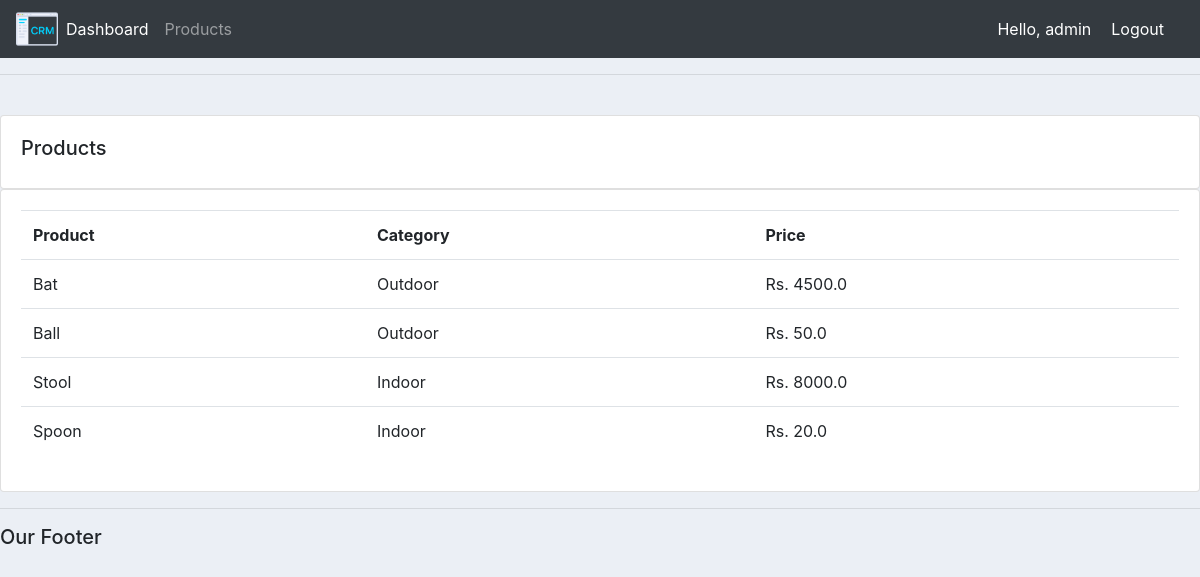
Screenshot of /products/ (signed in) with the database file from the repository.
### accounts/models.py (models this page shows, shortened)
class Product(models.Model):
    name = models.CharField(max_length=50, null=False)
    price = models.FloatField(null=False)
    CATEGORY = (
        ('Indoor', 'Indoor'),
        ('Outdoor', 'Outdoor')
    )
    category = models.CharField(max_length=50, null=True, choices=CATEGORY)
    description = models.CharField(max_length=200, null=True)
    date_created = models.DateTimeField(auto_now_add=True)
    tags = models.ManyToManyField(Tag, related_name='tag_set')

### accounts/decorators.py (the view)
        def wrapper_func(request, *args, **kwargs):
            user_groups = None
            access = False
            if request.user.groups.exists():
                user_groups = request.user.groups.all()
                user_groups_name = []
                for user_group in user_groups:
                    user_groups_name.append(user_group.name)
                    if user_group.name in allowed_roles:
                        access = True
            if access == True:
                return view_func(request, *args, **kwargs)
            else:
                return HttpResponse("Sorry! You are not authorized to view this page!")

### accounts/views.py (called while the page is built)
@login_required(login_url='login')
@authorized_users(allowed_roles = ['admin'])
def products(request):
    product_count = Product.objects.count()
    products = Product.objects.all()
    context = {
        "product_count": product_count,
        "products": products
    }
    return render(request, 'products.html', context=context)

### accounts/templates/products.html (shortened to what this page needs)
{% extends 'main.html' %}
{% block content %}
<br>
<div class = "row">
    <div class = "col-md">
        <div class = "card card-body">
            <h5>Products</h5>
        </div>
        <div class="card card-body">
            <table class="table">
                <tr>
                    <th>Product</th>
                    <th>Category</th>
                    <th>Price</th>
                </tr>
                {% if product_count > 0 %}
                {% for product in products %}
                <tr>
                    <td>{{product.name}}</td>
                    <td>{{product.category}}</td>
                    <td>Rs. {{product.price}}</td>
                </tr>
                {% endfor %}
                {% else %}
                <tr>
                    <td>NULL</td>
                    <td>NULL</td>
                    <td>NULL</td>
                </tr>
                {% endif %}
            </table>
        </div>
    </div>
</div>
{% endblock %}

### accounts/templates/navbar.html (shortened to what this page needs)
{% load static %}
<nav class="navbar navbar-expand-lg navbar navbar-dark bg-dark">
    <img src="{% static 'images/logo.png' %}" href="" alt="Image" height="42" width="42">
    <div class="collapse navbar-collapse" id="navbarNav">
      {% if request.user.is_staff %}
      <ul class="navbar-nav">
        <li class="nav-item active">
          <a class="nav-link" href="{% url 'home' %}">Dashboard<span class="sr-only">(current)</span></a>
        </li>
        <li class="nav-item">
          <a class="nav-link" href="{% url 'products' %}">Products</a>
        </li>
      </ul>
      {% else %}
      <ul class="navbar-nav">
       <li class="nav-item">
        <a class="nav-link" href="{% url 'account' %}">Settings</a>
       </li>
      </ul>
      {% endif %}
    </div>
    <span class ="hello-msg">Hello, {{request.user}}</span>
    <span><a class="hello-msg" href="{% url 'logout' %}">Logout</a></span>
  </nav>

### accounts/static/css/main.css (style rules this page uses)
body { background-color: #ebeff5; }

### accounts/templates/navbar.html (style rules this page uses)
.hello-msg { font: 18px; color: white; margin-right: 20px; }

### rows the page displays
Product: name "Bat", category "Outdoor", price "4500.0"
Product: name "Ball", category "Outdoor", price "50.0"
Product: name "Stool", category "Indoor", price "8000.0"
Product: name "Spoon", category "Indoor", price "20.0"

### other values shown
{{ request.user }} "admin"
